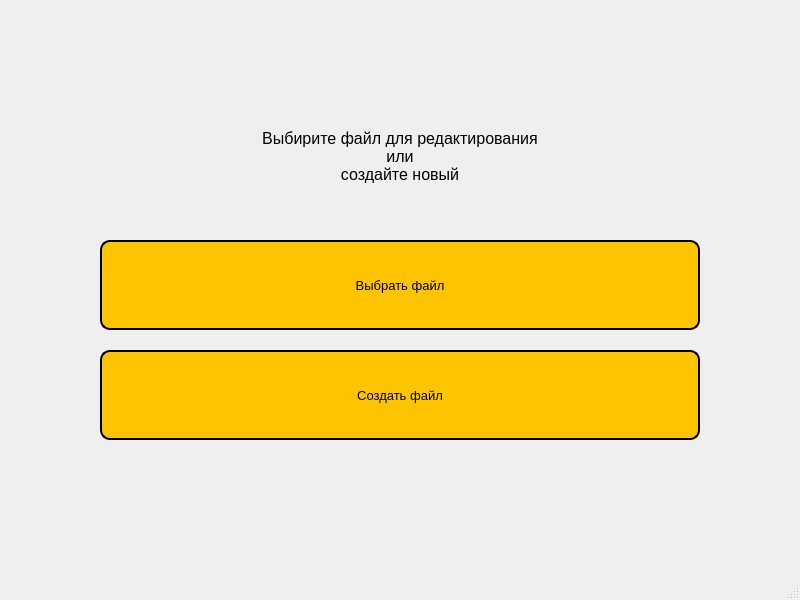
<?xml version="1.0" encoding="UTF-8"?>
<ui version="4.0">
 <class>MainWindow</class>
 <widget class="QMainWindow" name="MainWindow">
  <property name="geometry">
   <rect>
    <x>0</x>
    <y>0</y>
    <width>800</width>
    <height>600</height>
   </rect>
  </property>
  <property name="sizePolicy">
   <sizepolicy hsizetype="Preferred" vsizetype="Preferred">
    <horstretch>0</horstretch>
    <verstretch>0</verstretch>
   </sizepolicy>
  </property>
  <property name="tabletTracking">
   <bool>false</bool>
  </property>
  <property name="windowTitle">
   <string>MainWindow</string>
  </property>
  <widget class="QWidget" name="centralwidget">
   <layout class="QVBoxLayout" name="verticalLayout_2">
    <item>
     <spacer name="verticalSpacer">
      <property name="orientation">
       <enum>Qt::Vertical</enum>
      </property>
      <property name="sizeType">
       <enum>QSizePolicy::Expanding</enum>
      </property>
      <property name="sizeHint" stdset="0">
       <size>
        <width>20</width>
        <height>120</height>
       </size>
      </property>
     </spacer>
    </item>
    <item>
     <widget class="QLabel" name="label">
      <property name="font">
       <font>
        <pointsize>12</pointsize>
       </font>
      </property>
      <property name="frameShape">
       <enum>QFrame::NoFrame</enum>
      </property>
      <property name="frameShadow">
       <enum>QFrame::Plain</enum>
      </property>
      <property name="lineWidth">
       <number>0</number>
      </property>
      <property name="text">
       <string>Выбирите файл для редактирования
или
создайте новый</string>
      </property>
      <property name="textFormat">
       <enum>Qt::PlainText</enum>
      </property>
      <property name="scaledContents">
       <bool>false</bool>
      </property>
      <property name="alignment">
       <set>Qt::AlignCenter</set>
      </property>
      <property name="wordWrap">
       <bool>false</bool>
      </property>
     </widget>
    </item>
    <item>
     <layout class="QHBoxLayout" name="horizontalLayout">
      <item>
       <spacer name="horizontalSpacer">
        <property name="orientation">
         <enum>Qt::Horizontal</enum>
        </property>
        <property name="sizeType">
         <enum>QSizePolicy::Expanding</enum>
        </property>
        <property name="sizeHint" stdset="0">
         <size>
          <width>40</width>
          <height>20</height>
         </size>
        </property>
       </spacer>
      </item>
      <item>
       <layout class="QVBoxLayout" name="verticalLayout">
        <property name="spacing">
         <number>20</number>
        </property>
        <property name="sizeConstraint">
         <enum>QLayout::SetDefaultConstraint</enum>
        </property>
        <property name="topMargin">
         <number>50</number>
        </property>
        <property name="bottomMargin">
         <number>50</number>
        </property>
        <item>
         <widget class="QPushButton" name="ButtonOpen">
          <property name="sizePolicy">
           <sizepolicy hsizetype="Minimum" vsizetype="Minimum">
            <horstretch>0</horstretch>
            <verstretch>0</verstretch>
           </sizepolicy>
          </property>
          <property name="minimumSize">
           <size>
            <width>600</width>
            <height>90</height>
           </size>
          </property>
          <property name="font">
           <font>
            <pointsize>10</pointsize>
            <stylestrategy>PreferDefault</stylestrategy>
           </font>
          </property>
          <property name="autoFillBackground">
           <bool>false</bool>
          </property>
          <property name="styleSheet">
           <string notr="true">.QPushButton{
	border-radius: 10px;
	background-color: rgb(255, 196, 0);
	border-style: solid;
	border-color: black;
	border-width: 2px;
}
.QPushButton:hover {
  background-color: rgb(255, 170, 0);
}</string>
          </property>
          <property name="text">
           <string>Выбрать файл</string>
          </property>
          <property name="checkable">
           <bool>false</bool>
          </property>
          <property name="autoDefault">
           <bool>false</bool>
          </property>
         </widget>
        </item>
        <item>
         <widget class="QPushButton" name="ButtonCreate">
          <property name="sizePolicy">
           <sizepolicy hsizetype="Minimum" vsizetype="Minimum">
            <horstretch>0</horstretch>
            <verstretch>0</verstretch>
           </sizepolicy>
          </property>
          <property name="minimumSize">
           <size>
            <width>600</width>
            <height>90</height>
           </size>
          </property>
          <property name="font">
           <font>
            <pointsize>10</pointsize>
           </font>
          </property>
          <property name="styleSheet">
           <string notr="true">.QPushButton{
	border-radius: 10px;
	background-color: rgb(255, 196, 0);
	border-style: solid;
	border-color: black;
	border-width: 2px;
}
.QPushButton:hover {
  background-color: rgb(255, 170, 0);
}</string>
          </property>
          <property name="text">
           <string>Создать файл</string>
          </property>
         </widget>
        </item>
       </layout>
      </item>
      <item>
       <spacer name="horizontalSpacer_2">
        <property name="orientation">
         <enum>Qt::Horizontal</enum>
        </property>
        <property name="sizeType">
         <enum>QSizePolicy::Expanding</enum>
        </property>
        <property name="sizeHint" stdset="0">
         <size>
          <width>40</width>
          <height>20</height>
         </size>
        </property>
       </spacer>
      </item>
     </layout>
    </item>
    <item>
     <spacer name="verticalSpacer_2">
      <property name="orientation">
       <enum>Qt::Vertical</enum>
      </property>
      <property name="sizeHint" stdset="0">
       <size>
        <width>20</width>
        <height>40</height>
       </size>
      </property>
     </spacer>
    </item>
   </layout>
  </widget>
  <widget class="QMenuBar" name="menubar">
   <property name="geometry">
    <rect>
     <x>0</x>
     <y>0</y>
     <width>800</width>
     <height>21</height>
    </rect>
   </property>
  </widget>
  <widget class="QStatusBar" name="statusbar"/>
 </widget>
 <resources/>
 <connections/>
</ui>
